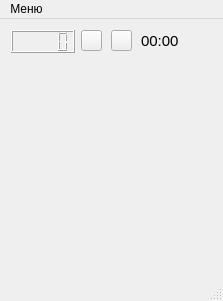
<?xml version="1.0" encoding="UTF-8"?>
<ui version="4.0">
 <class>MainWindow</class>
 <widget class="QMainWindow" name="MainWindow">
  <property name="geometry">
   <rect>
    <x>0</x>
    <y>0</y>
    <width>223</width>
    <height>301</height>
   </rect>
  </property>
  <property name="minimumSize">
   <size>
    <width>204</width>
    <height>265</height>
   </size>
  </property>
  <property name="windowTitle">
   <string>Сапёр</string>
  </property>
  <property name="windowIcon">
   <iconset resource="myimages.qrc">
    <normaloff>:/MyImages/Images/Minesweeper_Icon.png</normaloff>:/MyImages/Images/Minesweeper_Icon.png</iconset>
  </property>
  <widget class="QWidget" name="centralWidget">
   <layout class="QVBoxLayout" name="verticalLayout">
    <item>
     <widget class="QWidget" name="widgetBar" native="true">
      <property name="font">
       <font>
        <pointsize>8</pointsize>
       </font>
      </property>
      <widget class="QLCDNumber" name="lcdNumberMines">
       <property name="geometry">
        <rect>
         <x>0</x>
         <y>0</y>
         <width>64</width>
         <height>23</height>
        </rect>
       </property>
      </widget>
      <widget class="QLabel" name="labelTime">
       <property name="geometry">
        <rect>
         <x>130</x>
         <y>0</y>
         <width>51</width>
         <height>21</height>
        </rect>
       </property>
       <property name="font">
        <font>
         <pointsize>11</pointsize>
        </font>
       </property>
       <property name="text">
        <string>00:00</string>
       </property>
      </widget>
      <widget class="QPushButton" name="pushButtonPlay">
       <property name="geometry">
        <rect>
         <x>70</x>
         <y>0</y>
         <width>21</width>
         <height>21</height>
        </rect>
       </property>
       <property name="text">
        <string/>
       </property>
       <property name="icon">
        <iconset resource="myimages.qrc">
         <normaloff>:/MyImages/Images/Play-icon.png</normaloff>:/MyImages/Images/Play-icon.png</iconset>
       </property>
      </widget>
      <widget class="QPushButton" name="pushButtonPause">
       <property name="geometry">
        <rect>
         <x>100</x>
         <y>0</y>
         <width>21</width>
         <height>21</height>
        </rect>
       </property>
       <property name="text">
        <string/>
       </property>
       <property name="icon">
        <iconset resource="myimages.qrc">
         <normaloff>:/MyImages/Images/Pause.png</normaloff>:/MyImages/Images/Pause.png</iconset>
       </property>
      </widget>
     </widget>
    </item>
    <item>
     <widget class="Field" name="widgetField" native="true">
      <property name="minimumSize">
       <size>
        <width>200</width>
        <height>200</height>
       </size>
      </property>
     </widget>
    </item>
   </layout>
  </widget>
  <widget class="QMenuBar" name="menuBar">
   <property name="geometry">
    <rect>
     <x>0</x>
     <y>0</y>
     <width>223</width>
     <height>21</height>
    </rect>
   </property>
   <widget class="QMenu" name="menu">
    <property name="title">
     <string>Меню</string>
    </property>
    <addaction name="actionNewGame"/>
    <addaction name="actionNoob"/>
    <addaction name="actionLover"/>
    <addaction name="actionProfessional"/>
    <addaction name="actionRecords"/>
    <addaction name="actionStatistic"/>
    <addaction name="actionExit"/>
   </widget>
   <addaction name="menu"/>
  </widget>
  <widget class="QStatusBar" name="statusBar"/>
  <action name="actionNewGame">
   <property name="text">
    <string>Новая игра</string>
   </property>
  </action>
  <action name="actionNoob">
   <property name="text">
    <string>Новичок</string>
   </property>
  </action>
  <action name="actionLover">
   <property name="text">
    <string>Любитель</string>
   </property>
  </action>
  <action name="actionProfessional">
   <property name="text">
    <string>Профессионал</string>
   </property>
  </action>
  <action name="actionExit">
   <property name="text">
    <string>Выход</string>
   </property>
  </action>
  <action name="actionRecords">
   <property name="text">
    <string>Таблица рекордов</string>
   </property>
  </action>
  <action name="actionStatistic">
   <property name="text">
    <string>Статистика</string>
   </property>
  </action>
 </widget>
 <layoutdefault spacing="6" margin="11"/>
 <customwidgets>
  <customwidget>
   <class>Field</class>
   <extends>QWidget</extends>
   <header>field.h</header>
   <container>1</container>
   <slots>
    <signal>signalSetFlags(int)</signal>
    <signal>signalUpdateTime(int)</signal>
    <signal>signalNoob()</signal>
    <signal>signalLover()</signal>
    <signal>signalProfessional()</signal>
    <slot>slotPlayPause()</slot>
    <slot>slotNewGame()</slot>
    <slot>slotNoob()</slot>
    <slot>slotLover()</slot>
    <slot>slotProfessional()</slot>
    <slot>slotCloseWindow()</slot>
    <slot>slotRecords()</slot>
    <slot>slotStatistic()</slot>
   </slots>
  </customwidget>
 </customwidgets>
 <resources>
  <include location="myimages.qrc"/>
 </resources>
 <connections>
  <connection>
   <sender>pushButtonPlay</sender>
   <signal>clicked()</signal>
   <receiver>widgetField</receiver>
   <slot>slotNewGame()</slot>
   <hints>
    <hint type="sourcelabel">
     <x>109</x>
     <y>52</y>
    </hint>
    <hint type="destinationlabel">
     <x>118</x>
     <y>214</y>
    </hint>
   </hints>
  </connection>
  <connection>
   <sender>widgetField</sender>
   <signal>signalSetFlags(int)</signal>
   <receiver>lcdNumberMines</receiver>
   <slot>display(int)</slot>
   <hints>
    <hint type="sourcelabel">
     <x>108</x>
     <y>171</y>
    </hint>
    <hint type="destinationlabel">
     <x>40</x>
     <y>53</y>
    </hint>
   </hints>
  </connection>
  <connection>
   <sender>widgetField</sender>
   <signal>signalUpdateTime(int)</signal>
   <receiver>MainWindow</receiver>
   <slot>slotUpdateTime(int)</slot>
   <hints>
    <hint type="sourcelabel">
     <x>108</x>
     <y>171</y>
    </hint>
    <hint type="destinationlabel">
     <x>101</x>
     <y>150</y>
    </hint>
   </hints>
  </connection>
  <connection>
   <sender>pushButtonPause</sender>
   <signal>clicked()</signal>
   <receiver>widgetField</receiver>
   <slot>slotPlayPause()</slot>
   <hints>
    <hint type="sourcelabel">
     <x>119</x>
     <y>52</y>
    </hint>
    <hint type="destinationlabel">
     <x>108</x>
     <y>171</y>
    </hint>
   </hints>
  </connection>
  <connection>
   <sender>actionNewGame</sender>
   <signal>triggered()</signal>
   <receiver>widgetField</receiver>
   <slot>slotNewGame()</slot>
   <hints>
    <hint type="sourcelabel">
     <x>-1</x>
     <y>-1</y>
    </hint>
    <hint type="destinationlabel">
     <x>108</x>
     <y>171</y>
    </hint>
   </hints>
  </connection>
  <connection>
   <sender>actionLover</sender>
   <signal>triggered()</signal>
   <receiver>widgetField</receiver>
   <slot>slotLover()</slot>
   <hints>
    <hint type="sourcelabel">
     <x>-1</x>
     <y>-1</y>
    </hint>
    <hint type="destinationlabel">
     <x>108</x>
     <y>165</y>
    </hint>
   </hints>
  </connection>
  <connection>
   <sender>actionNoob</sender>
   <signal>triggered()</signal>
   <receiver>widgetField</receiver>
   <slot>slotNoob()</slot>
   <hints>
    <hint type="sourcelabel">
     <x>-1</x>
     <y>-1</y>
    </hint>
    <hint type="destinationlabel">
     <x>108</x>
     <y>165</y>
    </hint>
   </hints>
  </connection>
  <connection>
   <sender>actionProfessional</sender>
   <signal>triggered()</signal>
   <receiver>widgetField</receiver>
   <slot>slotProfessional()</slot>
   <hints>
    <hint type="sourcelabel">
     <x>-1</x>
     <y>-1</y>
    </hint>
    <hint type="destinationlabel">
     <x>108</x>
     <y>165</y>
    </hint>
   </hints>
  </connection>
  <connection>
   <sender>widgetField</sender>
   <signal>signalNoob()</signal>
   <receiver>MainWindow</receiver>
   <slot>slotResizeNoob()</slot>
   <hints>
    <hint type="sourcelabel">
     <x>280</x>
     <y>423</y>
    </hint>
    <hint type="destinationlabel">
     <x>280</x>
     <y>290</y>
    </hint>
   </hints>
  </connection>
  <connection>
   <sender>MainWindow</sender>
   <signal>signalCloseW()</signal>
   <receiver>widgetField</receiver>
   <slot>slotCloseWindow()</slot>
   <hints>
    <hint type="sourcelabel">
     <x>111</x>
     <y>150</y>
    </hint>
    <hint type="destinationlabel">
     <x>111</x>
     <y>171</y>
    </hint>
   </hints>
  </connection>
  <connection>
   <sender>widgetField</sender>
   <signal>signalLover()</signal>
   <receiver>MainWindow</receiver>
   <slot>slotResizeLover()</slot>
   <hints>
    <hint type="sourcelabel">
     <x>111</x>
     <y>171</y>
    </hint>
    <hint type="destinationlabel">
     <x>111</x>
     <y>150</y>
    </hint>
   </hints>
  </connection>
  <connection>
   <sender>widgetField</sender>
   <signal>signalProfessional()</signal>
   <receiver>MainWindow</receiver>
   <slot>slotResizeProfessional()</slot>
   <hints>
    <hint type="sourcelabel">
     <x>111</x>
     <y>171</y>
    </hint>
    <hint type="destinationlabel">
     <x>111</x>
     <y>150</y>
    </hint>
   </hints>
  </connection>
  <connection>
   <sender>actionExit</sender>
   <signal>triggered()</signal>
   <receiver>MainWindow</receiver>
   <slot>close()</slot>
   <hints>
    <hint type="sourcelabel">
     <x>-1</x>
     <y>-1</y>
    </hint>
    <hint type="destinationlabel">
     <x>111</x>
     <y>150</y>
    </hint>
   </hints>
  </connection>
  <connection>
   <sender>actionRecords</sender>
   <signal>triggered()</signal>
   <receiver>widgetField</receiver>
   <slot>slotRecords()</slot>
   <hints>
    <hint type="sourcelabel">
     <x>-1</x>
     <y>-1</y>
    </hint>
    <hint type="destinationlabel">
     <x>111</x>
     <y>171</y>
    </hint>
   </hints>
  </connection>
  <connection>
   <sender>actionStatistic</sender>
   <signal>triggered()</signal>
   <receiver>widgetField</receiver>
   <slot>slotStatistic()</slot>
   <hints>
    <hint type="sourcelabel">
     <x>-1</x>
     <y>-1</y>
    </hint>
    <hint type="destinationlabel">
     <x>111</x>
     <y>171</y>
    </hint>
   </hints>
  </connection>
 </connections>
 <slots>
  <signal>signalCloseW()</signal>
  <slot>slotUpdateTime(int)</slot>
  <slot>slotResizeNoob()</slot>
  <slot>slotResizeLover()</slot>
  <slot>slotResizeProfessional()</slot>
 </slots>
</ui>
